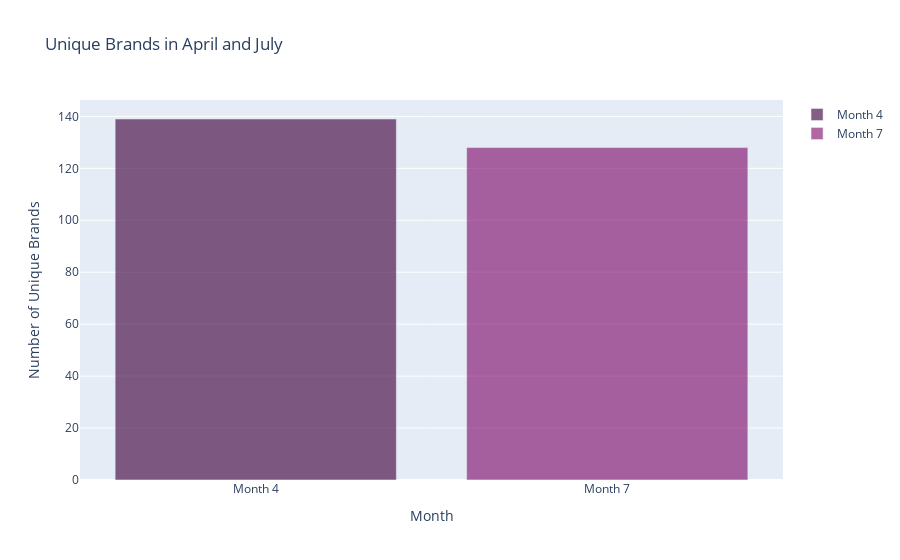

The cell this chart's notebook holds for it:
### Code cell
brand_4 = df[df['Month'] == 4]['Brand'].unique()
brand_7 = df[df['Month'] == 7]['Brand'].unique()

# Count the number of unique brands
brand_4_count = len(brand_4)
brand_7_count = len(brand_7)

# Create bar chart traces
trace4 = go.Bar(
    x=['Month 4'],
    y=[brand_4_count],
    name='Month 4',
    marker=dict(color='rgba(80, 27, 80, 0.7)')
)

trace7 = go.Bar(
    x=['Month 7'],
    y=[brand_7_count],
    name='Month 7',
    marker=dict(color='rgba(125, 2, 100, 0.6)')
)

# Combine traces
data = [trace4, trace7]

# Define layout
layout = go.Layout(
    barmode='group',
    title='Unique Brands in April and July',
    xaxis=dict(title='Month'),
    yaxis=dict(title='Number of Unique Brands')
)

# Create figure and plot
fig = go.Figure(data=data, layout=layout)
iplot(fig)

### Figure 1 — Plotly figure (JSON) as saved in the notebook; plotly's stock layout.template omitted (floating-point values rounded to 4 significant figures)
{"data": [{"marker": {"color": "rgba(80, 27, 80, 0.7)"}, "name": "Month 4", "type": "bar", "x": ["Month 4"], "y": [139]}, {"marker": {"color": "rgba(125, 2, 100, 0.6)"}, "name": "Month 7", "type": "bar", "x": ["Month 7"], "y": [128]}], "layout": {"barmode": "group", "title": {"text": "Unique Brands in April and July"}, "xaxis": {"title": {"text": "Month"}}, "yaxis": {"title": {"text": "Number of Unique Brands"}}}}
